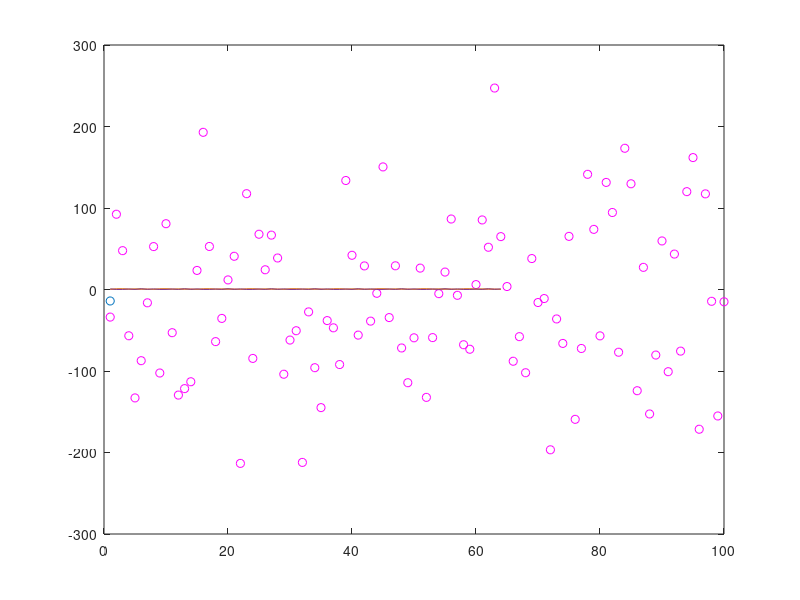

Write the MATLAB code that produced this figure.
% WRITE A SCRIPT TO PLOT A VECTOR OF RANDOM DATA. DRAW A HORIZONTAL LINE AT
% THE MEAN. SAVE THE SCRIPT AND RUN IT FROM THE COMMAND LINE.

clc;

N = 50;

random_numbers = 100*randn(1,100);

x = mean(random_numbers)
plot (random_numbers, 'mo', x,'o-', lines);

